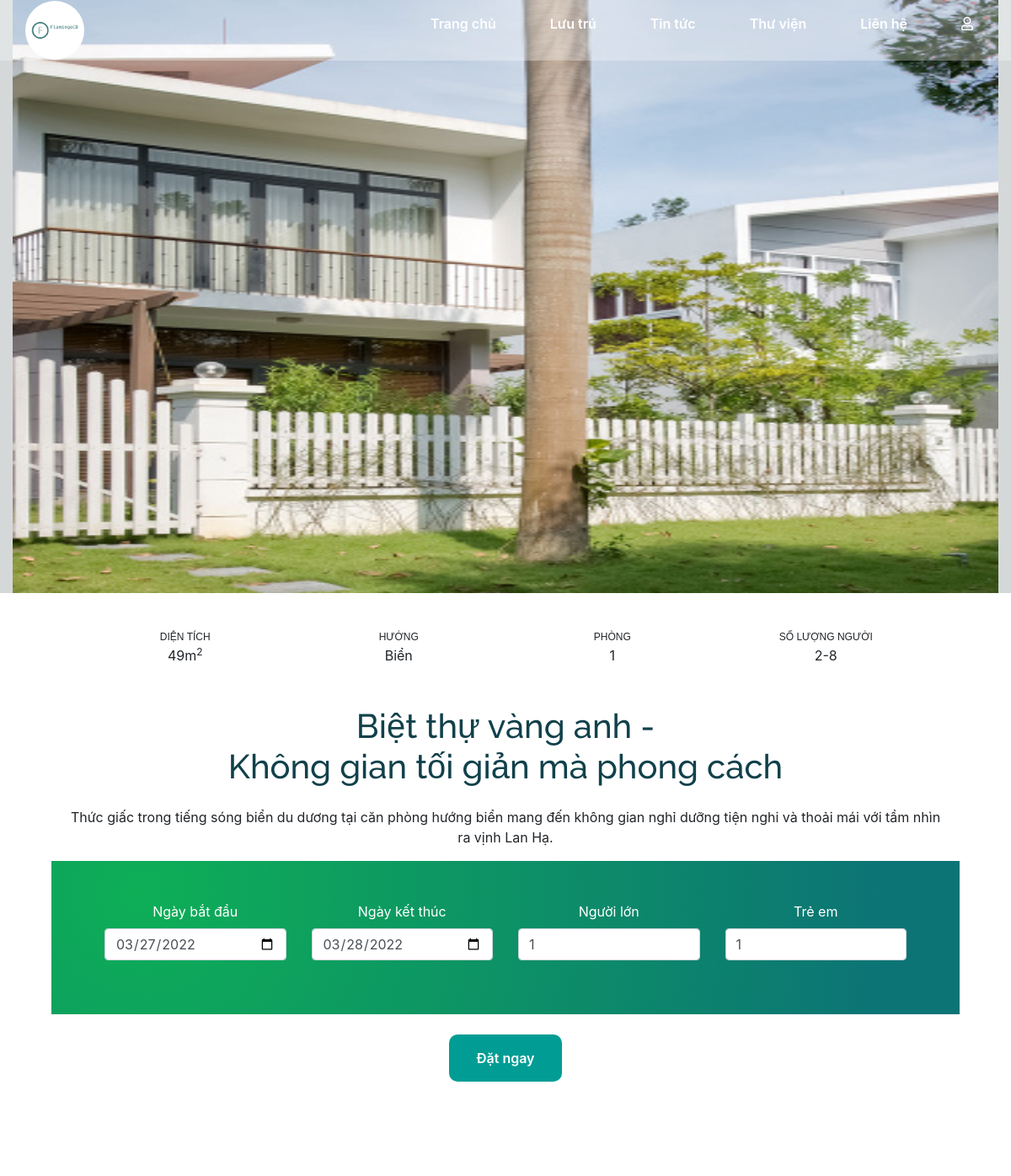
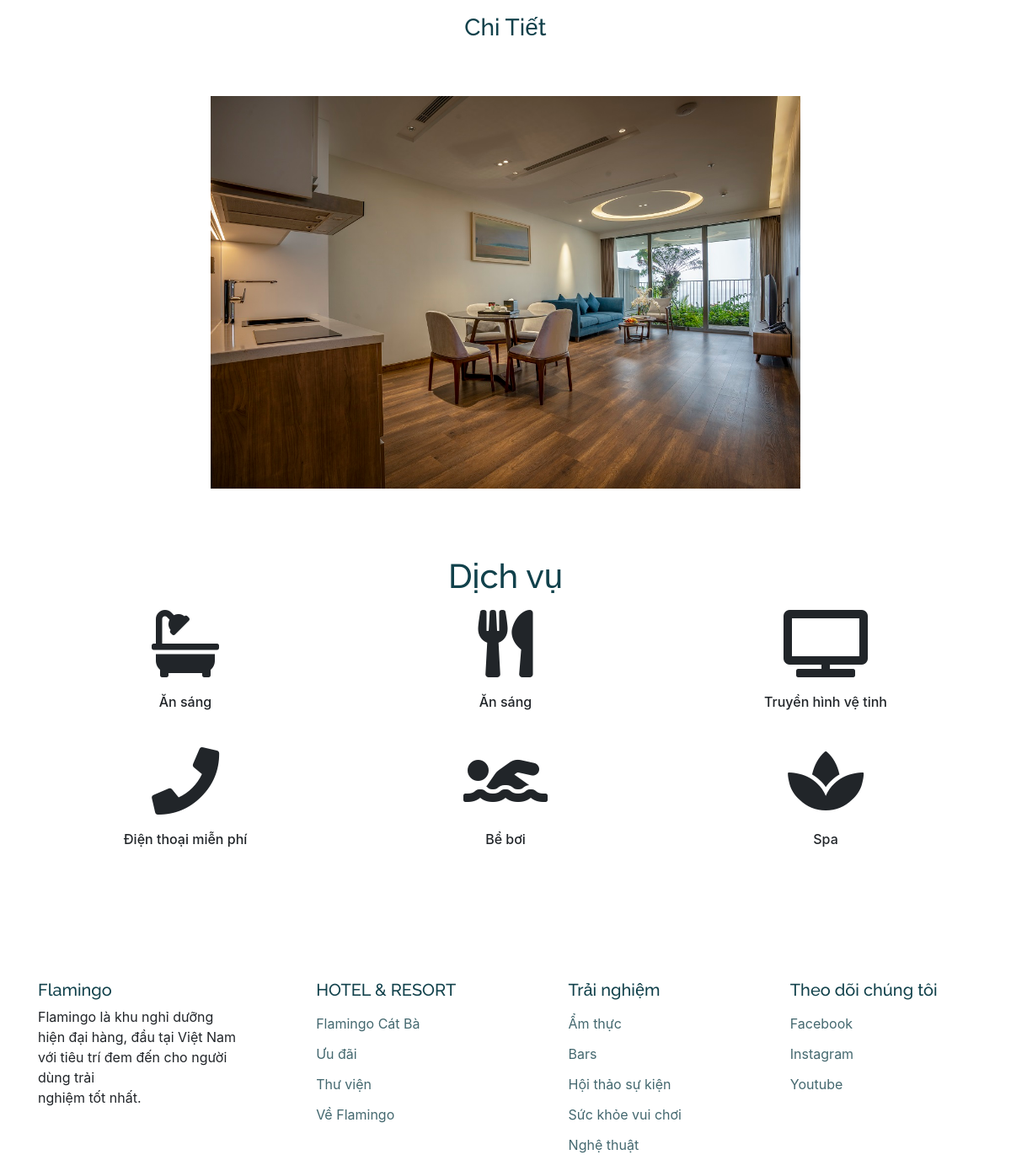
Page /Layout/details.php?id=2 on the committed database (2 pictures, top to bottom).
### tables this page shows
CREATE TABLE `tbl_logo` (
  `id` int(11) NOT NULL,
  `logo` varchar(255) NOT NULL,
  `status` int(1) NOT NULL DEFAULT 0
);

CREATE TABLE `villa` (
  `id_villa` int(11) NOT NULL,
  `name` varchar(255) NOT NULL,
  `images` varchar(255) NOT NULL,
  `villa_category_id` int(11) NOT NULL,
  `price` int(10) NOT NULL,
  `desciption` varchar(255) NOT NULL,
  `quantity` int(11) NOT NULL,
  `area` int(11) NOT NULL,
  `view` varchar(255) NOT NULL,
  `price_sale` int(11) NOT NULL DEFAULT 0,
  `bedrooms` int(11) NOT NULL DEFAULT 1,
  `status` int(11) NOT NULL DEFAULT 1,
  `img1` varchar(255) NOT NULL,
  `img2` varchar(255) NOT NULL,
  `img3` varchar(255) NOT NULL
);

### global.php (called while the page is built, shortened)
<?php
$ROOT_URL = "http://localhost/duan1/du_an_1";
$CONTENT_URL = "$ROOT_URL/Content";
$LAYOUT_URL = "$ROOT_URL/Layout";
$date_start = date("Y-m-d");
$date_end = date('Y-m-d', strtotime("+1 day"));

### Dao/Pdo.php (called while the page is built, shortened)
<?php
function pdo_get_connection()
{
    $dburl = "mysql:host=localhost;dbname=villa_flamingo";
    $username = "root";
    $password = "";
    $conn = new PDO($dburl, $username, $password);
    $conn->setAttribute(PDO::ATTR_ERRMODE, PDO::ERRMODE_EXCEPTION);
    return $conn;
}
function  pdo_select_one($sql)
{
    try {
        $conn = pdo_get_connection();
        $stmt = $conn->prepare($sql);
        $stmt->execute();
        $rows = $stmt->fetch(PDO::FETCH_ASSOC);
        return $rows;
    } catch (PDOException $e) {
        echo "lỗi: ";
        $e->getMessage();
    } finally {
        unset($conn);
    }
}

### Dao/Logo.php (called while the page is built, shortened)
<?php
function select_status_logo($status)
{
    $sql = "SELECT * FROM tbl_logo WHERE `status` = " . $status;
    return pdo_select_one($sql);
}

### Dao/Villa.php (called while the page is built, shortened)
<?php
function select_one_villa($id)
{
    $sql = "SELECT * FROM villa WHERE id_villa = " . $id;
    return  pdo_select_one($sql);
}

### Layout/details.php (the view, shortened to what this page needs)
<?php
require_once '../global.php';
require_once '../Dao/Pdo.php';
require_once '../Dao/Villa.php';
require_once '../Dao/Logo.php';
$id = $_GET['id'];
$item = select_one_villa($id);
?>
<!DOCTYPE html>
<html lang="en">
<head>
    <link rel="stylesheet" href="<?= $CONTENT_URL ?>/CSS/style.css" />
    <link rel="stylesheet" href="<?= $CONTENT_URL ?>/CSS/bootstrap.min.css" />
    <link rel="stylesheet" href="https://cdnjs.cloudflare.com/ajax/libs/font-awesome/4.7.0/css/font-awesome.css" />
    <link rel="stylesheet" href="https://pro.fontawesome.com/releases/v5.10.0/css/all.css" />
    <link rel="stylesheet" href="<?= $CONTENT_URL ?>/CSS/swiper-bundle.min.css" />
</head>
<body>
    <?php
    require_once './Site/menu.php'
    ?>
    <main class="main">
        <div class="banner__details container-fluid">
            <img src="<?= $CONTENT_URL ?>/Images/<?= $item['images'] ?>" alt="" class="banner__details__img" />
        </div>
        <form action="<?= $LAYOUT_URL ?>/reserver/service.php" method="post">
            <div class="container">
                <div class="row m-5 text-center">
                    <div class="col">
                        <a class="row__name">DIỆN TÍCH</a> <br> <?= $item['area'] ?>m<sup>2</sup>
                    </div>
                    <div class="col">
                        <a class="row__name">HƯỚNG</a> <br> <?= $item['view'] ?>
                    </div>
                    <div class="col">
                        <a class="row__name">PHÒNG</a> <br> <?= $item['bedrooms'] ?>
                    </div>
                    <div class="col">
                        <a class="row__name">SỐ LƯỢNG NGƯỜI</a> <br> 2-<?= $item['quantity'] ?>
                    </div>
                </div>
                <div class="row d-flex flex-column text-center m-3">
                    <div class="col">
                        <h1 class="h1"><?= $item['name'] ?> - <br> Không gian tối giản mà phong cách</h1>
                    </div>
                    <div class="col">
                        <p><?= htmlspecialchars_decode($item['desciption']) ?></p>
                    </div>
                    <section class="booking">
                        <div class="container">
                            <div class="row p-5">
                                <div class="col">
                                    <div class="form-group">
                                        <label for="hotel" class="text-white">Ngày bắt đầu</label>
                                        <input class="form-control" type="date" min="<?= $date_start ?>" name="start_date" value="<?= $date_start  ?>">
                                    </div>
                                </div>
                                <div class="col">
                                    <div class="form-group">
                                        <label for="hotel" class="text-white">Ngày kết thúc</label>
                                        <input class="form-control " type="date" min="<?= $date_end ?>" name="date_end" value="<?= $date_end ?>">
                                    </div>
                                </div>
                                <div class="col">
                                    <div class="form-group">
                                        <label for="hotel" class="text-white">Người lớn</label>
                                        <input class="form-control " type="number" name="adults" min="1" max="50" value="1" id="output-box">
                                    </div>
                                </div>
                                <div class="col">
                                    <div class="form-group">
                                        <label for="hotel" class="text-white">Trẻ em</label>
                                        <input class="form-control " type="number" name="kids" min="1" max="50" value="1" id="output-box">
                                    </div>
                                </div>
                            </div>
                        </div>
                    </section>
                    <div class="col mt-4">
                        <input type="submit" name="submit" class="button btn-color" value="Đặt ngay">
                    </div>
                </div>
            </div>
        </form>
        <section class="discover container section" id="discover">
            <h2 class="section__title">Chi tiết</h2>
            <div class="discover__container  swiper-container">
                <div class="swiper-wrapper">
                    <div class="discover__card swiper-slide">
                        <img src="<?= $CONTENT_URL ?>/Images/<?= $item['img1'] ?>" alt="" class="discover__img">
                    </div>
                    <div class="discover__card swiper-slide">
                    </div>
                </div>
            </div>
        </section>
        <section class="service">
            <div class="container mt-5">
                <h1 class="text-center mb-lg-3">Dịch vụ</h1>
                <div class="row">
                    <div class="col-md-4">
                        <div class="mb-4">
                            <i class="fas fa-bath"></i>
                            <div class="card-body">
                                <h6 class="card-text">
                                    Ăn sáng
                                </h6>
                            </div>
                        </div>
                    </div>
                    <div class="col-md-4">
                        <div class="mb-4">
                            <i class="fas fa-utensils"></i>
                            <div class="card-body">
                                <h6 class="card-text">
                                    Ăn sáng
                                </h6>
                            </div>
                        </div>
                    </div>
                    <div class="col-md-4">
                        <div class="mb-4"><i class="fas fa-tv"></i>
                            <div class="card-body">
                                <h6 class="card-text">
                                    Truyền hình vệ tinh
                                </h6>
                            </div>
                        </div>
                    </div>
                    <div class="col-md-4">
                        <div class="mb-4">
                            <i class="fas fa-phone"></i>
                            <div class="card-body">
                                <h6 class="card-text">
                                    Điện thoại miễn phí
                                </h6>
                            </div>
                        </div>
                    </div>
                    <div class="col-md-4">
                        <div class="mb-4">
                            <i class="fas fa-swimmer"></i>
                            <div class="card-body">
                                <h6 class="card-text">
                                    Bể bơi
                                </h6>
                            </div>
                        </div>
                    </div>
                    <div class="col-md-4">
                        <div class="mb-4">
                            <i class="fas fa-spa"></i>
                            <div class="card-body">
                                <h6 class="card-text">
                                    Spa
                                </h6>
                            </div>
                        </div>
                    </div>
                </div>
            </div>
        </section>
    </main>
    <footer class="footer section">
        <div class="footer__container container grid">
            <div class="footer__content grid">
                <div class="footer__data">
                    <h3 class="footer__title">Flamingo</h3>
                    <p class="footer__description">Flamingo là khu nghỉ dưỡng <br> hiện đại hàng,
                        đầu tại Việt Nam với tiêu trí đem đến cho người dùng trải <br>
                        nghiệm tốt nhất.
                    </p>
                    <div>
                    </div>
                </div>
                <div class="footer__data">
                    <h3 class="footer__subtitle">HOTEL & RESORT</h3>
                    <ul>
                        <li class="footer__item">
                            <a href="" class="footer__link">Flamingo Cát Bà</a>
                        </li>
                        <li class="footer__item">
                            <a href="" class="footer__link">Ưu đãi</a>
                        </li>
                        <li class="footer__item">
                            <a href="" class="footer__link">Thư viện</a>
                        </li>
                        <li class="footer__item">
                            <a href="" class="footer__link">Về Flamingo</a>
                        </li>
                    </ul>
                </div>
                <div class="footer__data">
                    <h3 class="footer__subtitle">Trải nghiệm</h3>
                    <ul>
                        <li class="footer__item">
                            <a href="" class="footer__link">Ẩm thực</a>
                        </li>
                        <li class="footer__item">
                            <a href="" class="footer__link">Bars</a>
                        </li>
                        <li class="footer__item">
                            <a href="" class="footer__link">Hội thảo sự kiện</a>
                        </li>
                        <li class="footer__item">
                            <a href="" class="footer__link">Sức khỏe vui chơi</a>
                        </li>
                        <li class="footer__item">
                            <a href="" class="footer__link">Nghệ thuật</a>
                        </li>
                    </ul>
                </div>
                <div class="footer__data">
                    <h3 class="footer__subtitle">Theo dõi chúng tôi</h3>
                    <ul>
                        <li class="footer__item">
                            <a href="" class="footer__link">Facebook</a>
                        </li>
                        <li class="footer__item">
                            <a href="" class="footer__link">Instagram</a>
                        </li>
                        <li class="footer__item">
                            <a href="" class="footer__link">Youtube</a>
                        </li>
                    </ul>
                </div>
            </div>
        </div>
    </footer>
</body>
</html>

### Layout/Site/menu.php (shortened to what this page needs)
<?php
$item_logo = select_status_logo(1);
?>
<header class="header" id="header">
  <nav class="nav container">
    <a href="/du_an_flamingo/Layout/index.php"><img class="nav__logo" alt="VILLA" src="<?= $CONTENT_URL ?>/Images/<?= $item_logo['logo'] ?>"></a>
    <div class="nav__menu" id="nav-menu">
      <ul class="nav__list">
        <li class="nav__item">
          <a href="index.php" class="nav__link">Trang chủ</a>
        </li>
        <li class="nav__item">
          <a href="stay.php" class="nav__link">Lưu trú</a>
        </li>
        <li class="nav__item">
          <a href="news.php" class="nav__link">Tin tức</a>
        </li>
        <li class="nav__item">
          <a href="library.php" class="nav__link">Thư viện</a>
        </li>
        <li class="nav__item">
          <a href="contact.php" class="nav__link">Liên hệ</a>
        </li>
        <?php
        if (isset($_SESSION['user'])) {
        ?>
          <li class="nav__item">
            <a href="login.php" class="far fa-user nav__link " aria-hidden="true"></a> <i>Hi, <?= $_SESSION['user']['full_name'] ?></i>
          </li>
        <?php } else { ?>
          <li class="nav__item">
            <button type="button" data-target="#exampleModalCenter" data-toggle="modal"><i class="far fa-user nav__link " aria-hidden="true"></i></button>
          </li>
        <?php
        } ?>
      </ul>
    </div>
  </nav>
</header>

### Layout/details.php (style rules this page uses)
section.booking { background-image: radial-gradient(circle farthest-corner at 10% 20%, rgba(14, 174, 87, 1) 0%, rgba(12, 116, 117, 1) 90%); }

### rows in the picture
tbl_logo: logo (picture)
villa: images (picture), area "49", view "Biển", bedrooms "1", quantity "8", name "Biệt thự vàng anh", desciption "Thức giấc trong tiếng sóng biển du dương tại căn phòng hướng biển mang đến không gian nghỉ dưỡng tiện nghi và thoải mái với tầm nhìn ra vịnh Lan Hạ.", img1 (picture)
